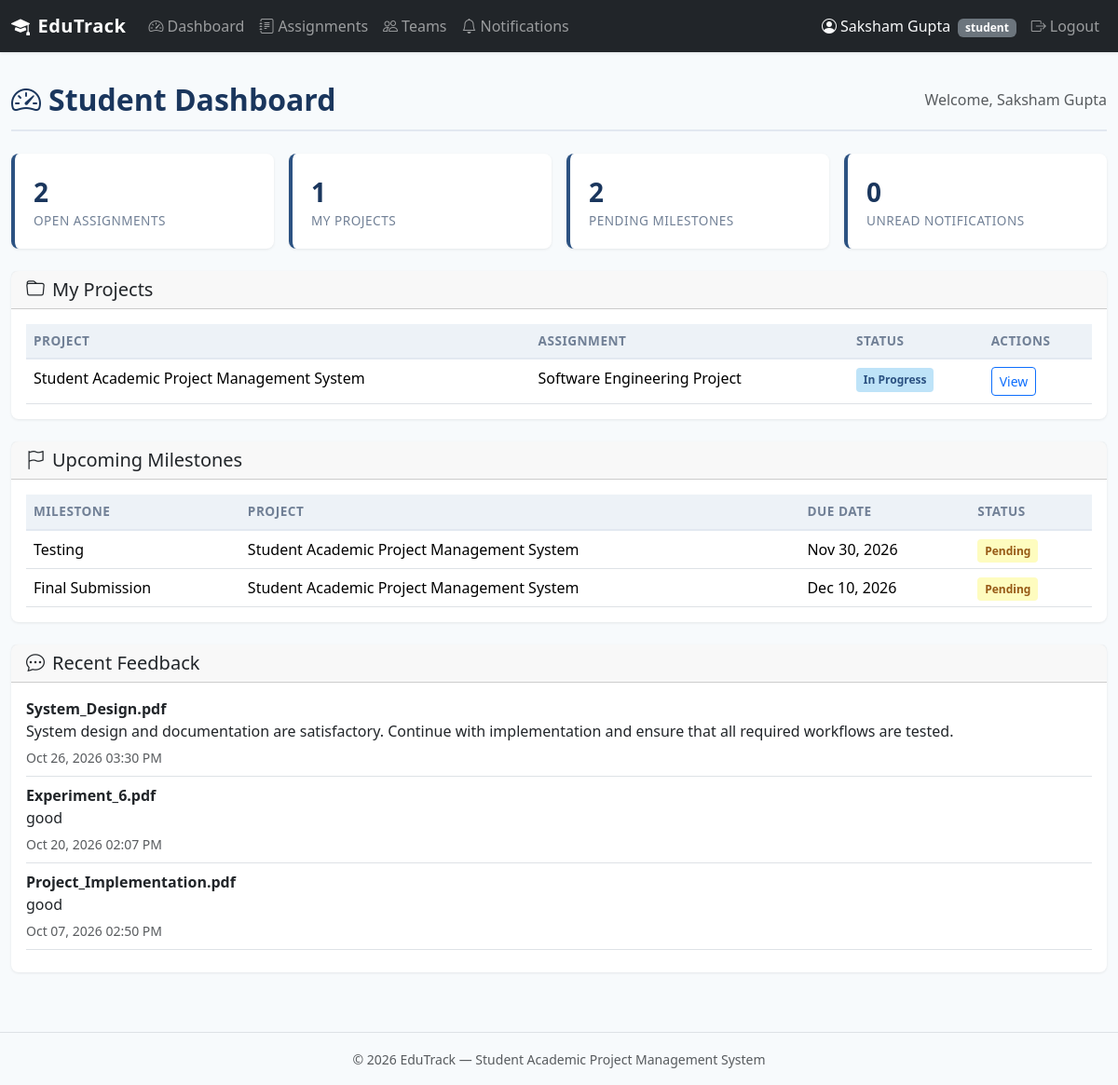
The page /student/dashboard (signed in) on the database its author committed.
### tables this page shows
CREATE TABLE projects (
    project_id INTEGER PRIMARY KEY AUTOINCREMENT,
    assignment_id INTEGER NOT NULL,
    team_id INTEGER NOT NULL,
    faculty_id INTEGER NOT NULL,
    title TEXT NOT NULL,
    description TEXT,
    status TEXT NOT NULL DEFAULT 'DRAFT' CHECK(status IN ('DRAFT', 'UNDER_REVIEW', 'REVISION_REQUESTED', 'APPROVED', 'IN_PROGRESS', 'COMPLETED')),
    submitted_at TIMESTAMP,
    approved_at TIMESTAMP,
    completed_at TIMESTAMP,
    created_at TIMESTAMP DEFAULT CURRENT_TIMESTAMP,
    updated_at TIMESTAMP DEFAULT CURRENT_TIMESTAMP,
    FOREIGN KEY (assignment_id) REFERENCES assignments(assignment_id),
    FOREIGN KEY (team_id) REFERENCES teams(team_id),
    FOREIGN KEY (faculty_id) REFERENCES users(user_id)
);

CREATE TABLE assignments (
    assignment_id INTEGER PRIMARY KEY AUTOINCREMENT,
    title TEXT NOT NULL,
    description TEXT,
    instructions TEXT,
    faculty_id INTEGER NOT NULL,
    deadline TEXT,
    status TEXT NOT NULL DEFAULT 'OPEN' CHECK(status IN ('OPEN', 'CLOSED')),
    created_at TIMESTAMP DEFAULT CURRENT_TIMESTAMP,
    updated_at TIMESTAMP DEFAULT CURRENT_TIMESTAMP,
    FOREIGN KEY (faculty_id) REFERENCES users(user_id)
);

CREATE TABLE milestones (
    milestone_id INTEGER PRIMARY KEY AUTOINCREMENT,
    project_id INTEGER NOT NULL,
    title TEXT NOT NULL,
    description TEXT,
    due_date TEXT,
    status TEXT NOT NULL DEFAULT 'PENDING' CHECK(status IN ('PENDING', 'SUBMITTED', 'COMPLETED')),
    created_at TIMESTAMP DEFAULT CURRENT_TIMESTAMP,
    updated_at TIMESTAMP DEFAULT CURRENT_TIMESTAMP,
    FOREIGN KEY (project_id) REFERENCES projects(project_id)
);

CREATE TABLE feedback (
    feedback_id INTEGER PRIMARY KEY AUTOINCREMENT,
    submission_id INTEGER NOT NULL,
    faculty_id INTEGER NOT NULL,
    comment TEXT NOT NULL,
    created_at TIMESTAMP DEFAULT CURRENT_TIMESTAMP,
    FOREIGN KEY (submission_id) REFERENCES submissions(submission_id),
    FOREIGN KEY (faculty_id) REFERENCES users(user_id)
);

CREATE TABLE submissions (
    submission_id INTEGER PRIMARY KEY AUTOINCREMENT,
    project_id INTEGER NOT NULL,
    milestone_id INTEGER,
    submitted_by INTEGER NOT NULL,
    original_filename TEXT,
    stored_filename TEXT,
    file_path TEXT,
    description TEXT,
    submission_type TEXT NOT NULL CHECK(submission_type IN ('MILESTONE', 'FINAL')),
    status TEXT NOT NULL DEFAULT 'SUBMITTED' CHECK(status IN ('SUBMITTED', 'REVIEWED')),
    submitted_at TIMESTAMP DEFAULT CURRENT_TIMESTAMP,
    FOREIGN KEY (project_id) REFERENCES projects(project_id),
    FOREIGN KEY (milestone_id) REFERENCES milestones(milestone_id),
    FOREIGN KEY (submitted_by) REFERENCES users(user_id)
);

### routes/student.py (the view)
@student_bp.route('/dashboard')
@role_required('student')
def dashboard():
    uid = session['user_id']
    teams = query_db('''
        SELECT t.* FROM teams t
        JOIN team_members tm ON t.team_id = tm.team_id
        WHERE tm.student_id = ?
    ''', [uid])
    projects = query_db('''
        SELECT p.*, a.title AS assignment_title
        FROM projects p
        JOIN team_members tm ON p.team_id = tm.team_id
        JOIN assignments a ON p.assignment_id = a.assignment_id
        WHERE tm.student_id = ?
    ''', [uid])
    milestones = query_db('''
        SELECT m.*, p.title AS project_title, p.project_id
        FROM milestones m
        JOIN projects p ON m.project_id = p.project_id
        JOIN team_members tm ON p.team_id = tm.team_id
        WHERE tm.student_id = ? AND m.status != 'COMPLETED'
        ORDER BY m.due_date ASC
    ''', [uid])
    feedbacks = query_db('''
        SELECT f.*, s.original_filename AS submission_name
        FROM feedback f
        JOIN submissions s ON f.submission_id = s.submission_id
        JOIN projects p ON s.project_id = p.project_id
        JOIN team_members tm ON p.team_id = tm.team_id
        WHERE tm.student_id = ?
        ORDER BY f.created_at DESC LIMIT 5
    ''', [uid])
    unread_notifications = query_db('''
        SELECT * FROM notifications
        WHERE user_id = ? AND is_read = 0
        ORDER BY created_at DESC
    ''', [uid])
    open_assignments = query_db(
        "SELECT COUNT(*) AS count FROM assignments WHERE status = 'OPEN'",
        one=True
    )['count']
    return render_template(
        'student/dashboard.html',
        teams=teams, projects=projects, milestones=milestones,
        feedbacks=feedbacks, unread_notifications=unread_notifications,
        open_assignments=open_assignments
    )

### db.py (called while the page is built)
def get_db():
    if 'db' not in g:
        g.db = sqlite3.connect(
            current_app.config['DATABASE'],
            detect_types=sqlite3.PARSE_DECLTYPES
        )
        g.db.row_factory = sqlite3.Row
        g.db.execute('PRAGMA foreign_keys = ON')
    return g.db

def query_db(query, args=(), one=False):
    cur = get_db().execute(query, args)
    rv = cur.fetchall()
    cur.close()
    return (rv[0] if rv else None) if one else rv

### routes/__init__.py (called while the page is built)
def role_required(role):
    def decorator(f):
        @wraps(f)
        def decorated_function(*args, **kwargs):
            if 'user_id' not in session:
                flash('Please log in to access this page.', 'warning')
                return redirect(url_for('auth.login'))
            if session.get('role') != role:
                abort(403)
            return f(*args, **kwargs)
        return decorated_function
    return decorator

### routes/auth.py (called while the page is built)
@auth_bp.app_context_processor
def inject_unread_count():
    if 'user_id' in session:
        count = query_db(
            'SELECT COUNT(*) AS cnt FROM notifications WHERE user_id = ? AND is_read = 0',
            [session['user_id']], one=True
        )
        return {'unread_count': count['cnt'] if count else 0}
    return {'unread_count': 0}

### templates/student/dashboard.html (shortened to what this page needs)
{% extends "base.html" %}
{% block content %}
<div class="page-header d-flex justify-content-between align-items-center">
    <h2><i class="bi bi-speedometer2 me-2"></i>Student Dashboard</h2>
    <span class="text-muted">Welcome, {{ session.get('user_name', '') }}</span>
</div>
<div class="row g-3 mb-4">
    <div class="col-md-3">
        <div class="card stat-card">
            <div class="stat-value">{{ open_assignments }}</div>
            <div class="stat-label">Open Assignments</div>
        </div>
    </div>
    <div class="col-md-3">
        <div class="card stat-card">
            <div class="stat-value">{{ projects|length }}</div>
            <div class="stat-label">My Projects</div>
        </div>
    </div>
    <div class="col-md-3">
        <div class="card stat-card">
            <div class="stat-value">{{ milestones|length }}</div>
            <div class="stat-label">Pending Milestones</div>
        </div>
    </div>
    <div class="col-md-3">
        <div class="card stat-card">
            <div class="stat-value">{{ unread_notifications|length }}</div>
            <div class="stat-label">Unread Notifications</div>
        </div>
    </div>
</div>
<div class="card mb-4">
    <div class="card-header"><h5 class="mb-0"><i class="bi bi-folder me-2"></i>My Projects</h5></div>
    <div class="card-body">
        {% if projects %}
        <div class="table-responsive">
            <table class="table table-hover mb-0">
                <thead><tr><th>Project</th><th>Assignment</th><th>Status</th><th>Actions</th></tr></thead>
                <tbody>
                {% for p in projects %}
                <tr>
                    <td>{{ p['title'] }}</td>
                    <td>{{ p['assignment_title'] }}</td>
                    <td><span class="badge-status {{ p['status']|status_class }}">{{ p['status']|status_display }}</span></td>
                    <td><a href="{{ url_for('student.project_detail', project_id=p['project_id']) }}" class="btn btn-sm btn-outline-primary">View</a></td>
                </tr>
                {% endfor %}
                </tbody>
            </table>
        </div>
        {% else %}
        <div class="empty-state"><i class="bi bi-folder-x"></i><p>You have no projects yet.</p>
            <a href="{{ url_for('student.assignments') }}" class="btn btn-primary btn-sm">Browse Assignments</a>
        </div>
        {% endif %}
    </div>
</div>
<div class="card mb-4">
    <div class="card-header"><h5 class="mb-0"><i class="bi bi-flag me-2"></i>Upcoming Milestones</h5></div>
    <div class="card-body">
        {% if milestones %}
        <div class="table-responsive">
            <table class="table table-hover mb-0">
                <thead><tr><th>Milestone</th><th>Project</th><th>Due Date</th><th>Status</th></tr></thead>
                <tbody>
                {% for m in milestones %}
                <tr>
                    <td>{{ m['title'] }}</td>
                    <td>{{ m['project_title'] }}</td>
                    <td>{{ m['due_date']|format_date }}</td>
                    <td><span class="badge-status {{ m['status']|status_class }}">{{ m['status']|status_display }}</span></td>
                </tr>
                {% endfor %}
                </tbody>
            </table>
        </div>
        {% else %}
        <div class="empty-state"><i class="bi bi-check-circle"></i><p>No pending milestones.</p></div>
        {% endif %}
    </div>
</div>
<div class="card mb-4">
    <div class="card-header"><h5 class="mb-0"><i class="bi bi-chat-dots me-2"></i>Recent Feedback</h5></div>
    <div class="card-body">
        {% if feedbacks %}
        {% for fb in feedbacks %}
        <div class="border-bottom pb-2 mb-2">
            <strong>{{ fb['submission_name'] }}</strong>
            <p class="mb-1">{{ fb['comment'] }}</p>
            <small class="text-muted">{{ fb['created_at']|format_datetime }}</small>
        </div>
        {% endfor %}
        {% else %}
        <div class="empty-state"><i class="bi bi-chat"></i><p>No feedback available.</p></div>
        {% endif %}
    </div>
</div>
{% endblock %}

### templates/base.html (shortened to what this page needs)
<!DOCTYPE html>
<html lang="en">
<head>
    <link href="https://cdn.jsdelivr.net/npm/bootstrap@5.3.2/dist/css/bootstrap.min.css" rel="stylesheet">
    <link href="https://cdn.jsdelivr.net/npm/bootstrap-icons@1.11.2/font/bootstrap-icons.min.css" rel="stylesheet">
    <link href="{{ url_for('static', filename='css/style.css') }}" rel="stylesheet">
</head>
<body>
    <nav class="navbar navbar-expand-lg navbar-dark bg-dark">
        <div class="container-fluid">
            <a class="navbar-brand" href="/">
                <i class="bi bi-mortarboard-fill me-2"></i>EduTrack
            </a>
            <div class="collapse navbar-collapse" id="navbarNav">
                {% if session.get('user_id') %}
                <ul class="navbar-nav me-auto">
                    {% if session.get('role') == 'student' %}
                    <li class="nav-item"><a class="nav-link" href="{{ url_for('student.dashboard') }}"><i class="bi bi-speedometer2 me-1"></i>Dashboard</a></li>
                    <li class="nav-item"><a class="nav-link" href="{{ url_for('student.assignments') }}"><i class="bi bi-journal-text me-1"></i>Assignments</a></li>
                    <li class="nav-item"><a class="nav-link" href="{{ url_for('student.teams') }}"><i class="bi bi-people me-1"></i>Teams</a></li>
                    <li class="nav-item"><a class="nav-link" href="{{ url_for('student.notifications') }}"><i class="bi bi-bell me-1"></i>Notifications</a></li>
                    {% endif %}
                </ul>
                <ul class="navbar-nav">
                    <li class="nav-item">
                        <span class="nav-link text-light">
                            <i class="bi bi-person-circle me-1"></i>{{ session.get('user_name', '') }}
                            <span class="badge bg-secondary ms-1">{{ session.get('role', '') }}</span>
                        </span>
                    </li>
                    <li class="nav-item">
                        <a class="nav-link" href="{{ url_for('auth.logout') }}"><i class="bi bi-box-arrow-right me-1"></i>Logout</a>
                    </li>
                </ul>
                {% endif %}
            </div>
        </div>
    </nav>
    <main class="container-fluid py-3">
        {% block content %}{% endblock %}
    </main>
    <footer class="text-center py-3 mt-4 border-top">
        <small class="text-muted">&copy; 2026 EduTrack — Student Academic Project Management System</small>
    </footer>
</body>
</html>

### static/css/style.css (style rules this page uses)
:root { --primary: #2c5282; --primary-dark: #1a365d; --primary-light: #ebf4ff; --success: #276749; --warning: #c05621; --danger: #c53030; --gray-50: #f7fafc; --gray-100: #edf2f7; --gray-200: #e2e8f0; --gray-500: #a0aec0; --gray-600: #718096; --gray-700: #4a5568; --gray-800: #2d3748; --gray-900: #1a202c; }
body { font-family: 'Segoe UI', system-ui, -apple-system, sans-serif; background: var(--gray-50); color: var(--gray-800); min-height: 100vh; }
.navbar-brand { font-weight: 700; letter-spacing: .5px; }
.navbar { box-shadow: 0 1px 3px rgba(0,0,0,.1); }
.card { border: none; border-radius: .5rem; box-shadow: 0 1px 3px rgba(0,0,0,.08); transition: box-shadow .2s; }
.stat-card { border-left: 4px solid var(--primary); padding: 1.25rem; }
.stat-card .stat-value { font-size: 1.75rem; font-weight: 700; color: var(--primary-dark); }
.stat-card .stat-label { font-size: .85rem; color: var(--gray-600); text-transform: uppercase; letter-spacing: .5px; }
.badge-status { font-size: .75rem; padding: .35em .65em; border-radius: .25rem; font-weight: 600; }
.badge-in-progress { background: #bee3f8; color: var(--primary); }
.badge-pending { background: #fefcbf; color: #975a16; }
.table th { background: var(--gray-100); font-size: .85rem; text-transform: uppercase; letter-spacing: .5px; color: var(--gray-600); border-bottom: 2px solid var(--gray-200); }
.page-header { margin-bottom: 1.5rem; padding-bottom: .75rem; border-bottom: 2px solid var(--gray-200); }
.page-header h2 { font-weight: 700; color: var(--primary-dark); margin: 0; }

### rows shown on the page
projects: title "Student Academic Project Management System", assignment_title "Software Engineering Project", status|status_display "In Progress"
milestones: title "Testing", project_title "Student Academic Project Management System", due_date "Nov 30, 2026", status|status_display "Pending"
milestones: title "Final Submission", project_title "Student Academic Project Management System", due_date "Dec 10, 2026", status|status_display "Pending"
feedback: submission_name "System_Design.pdf", comment "System design and documentation are satisfactory. Continue with implementation and ensure that all required workflows are tested.", created_at "Oct 26, 2026 03:30 PM"
feedback: submission_name "Experiment_6.pdf", comment "good", created_at "Oct 20, 2026 02:07 PM"
feedback: submission_name "Project_Implementation.pdf", comment "good", created_at "Oct 07, 2026 02:50 PM"

### other values the page prints
{{ session.get('user_name', '') }} "Saksham Gupta"
{{ session.get('role', '') }} "student"
{{ open_assignments }} "2"
{{ projects|length }} "1"
{{ milestones|length }} "2"
{{ unread_notifications|length }} "0"
